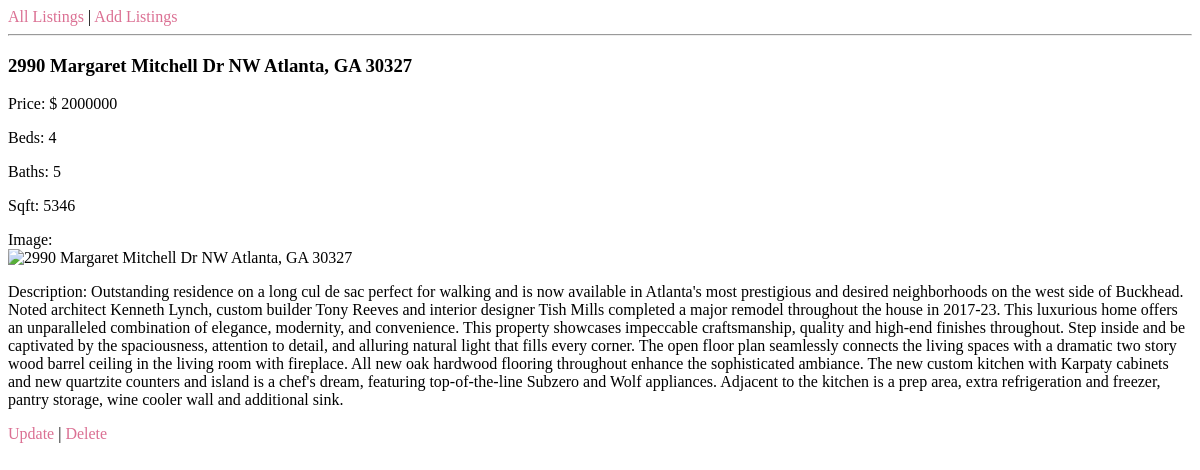
/4/, run on an earlier commit of the app's database.
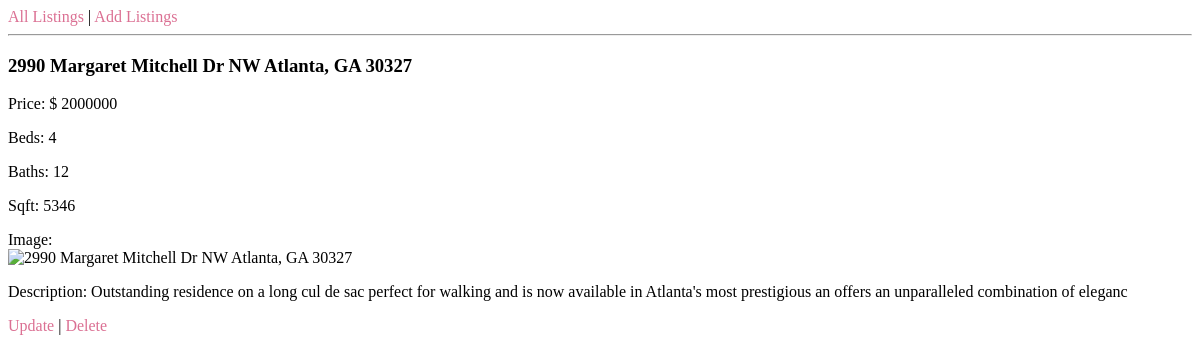
And on a later commit of the database.
### listing/models.py (models this page shows, shortened)
class Listing(models.Model):
    address = models.CharField(max_length=100)
    price = models.IntegerField()
    beds = models.IntegerField()
    baths = models.IntegerField()
    sqrt = models.IntegerField()
    image = models.ImageField()
    created_at = models.DateTimeField(auto_now_add=True)
    description = models.TextField(blank=True)
    class Meta:
        ordering = ('-created_at', )

### listing/views.py (the view)
# urls.py: path('<pk>/', views.retrieve, name='retrieve'),
def retrieve(request, pk):
    listing = Listing.objects.get(id=pk)
    return render(request, 'retrieve.html', {'listing': listing})

### templates/retrieve.html (shortened to what this page needs)
{% extends 'base.html' %}
{% block content %}
    <h3>{{listing.address}}</h3>
    <p>Price: $ {{listing.price}}</p>
    <p>Beds: {{listing.beds}}</p>
    <p>Baths: {{listing.baths}}</p>
    <p>Sqft: {{listing.sqrt}}</p>
    <p>Image: <br>
        <img
            src="{{listing.image}}"
            alt="{{listing.address}}"
            width="400"
            height="350"
        >
    </p>
    <p>Description: {{listing.description}}</p>
    <a href="{% url 'update' listing.pk %}">Update</a>
    <span>|</span>
    <a href="{% url 'delete' listing.pk %}" onclick="return confirm('Do you want to delete?')" >Delete</a>
{% endblock %}

What changed in the data, as far as the page shows it:
changed Listing "2990 Margaret Mitchell Dr NW Atlanta, GA 30327": baths "5" → "12"; description "…in Atlanta's most prestigious and desired neighborhoods on the west side of Buckhead. Noted architect Kenneth Lynch, custom builder Tony Reeves and interior designer Tish Mills completed a major remodel throughout the house in 2017-23. This luxurious home offers an unparalleled combination of elegance, modernity, and convenience. This property showcases impeccable craftsmanship, quality and high-end finishes throughout. Step inside and be captivated by the spaciousness, attention to detail, and alluring natural light that fills every corner. The open floor plan seamlessly connects the living spaces with a dramatic two story wood barrel ceiling in the living room with fireplace. All new oak…" → "…in Atlanta's most prestigious an offers an unparalleled combination of eleganc"
